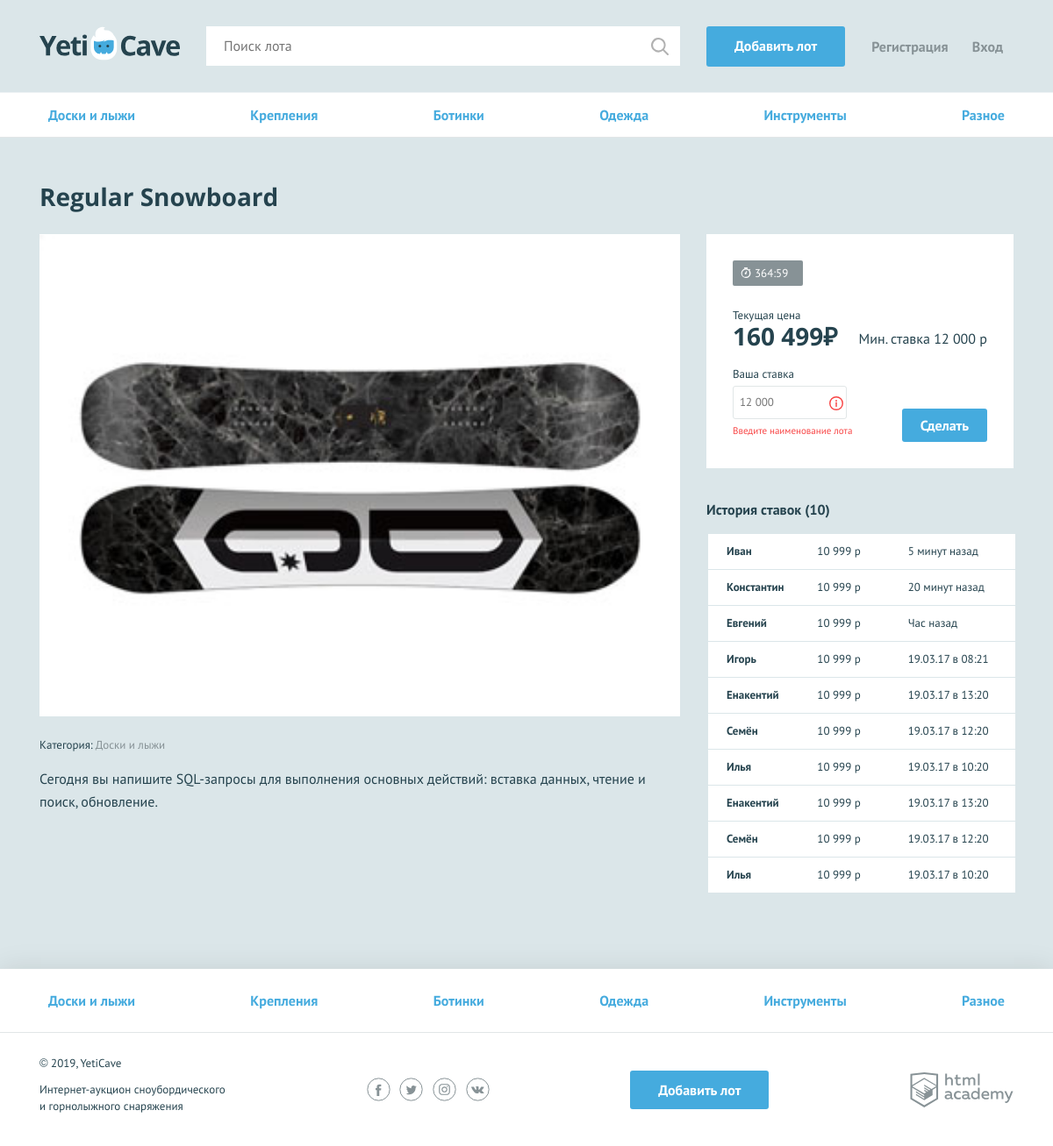
/lot.php?id=2, run on the app's committed database.
### tables this page shows
CREATE TABLE category (
  id              INT AUTO_INCREMENT PRIMARY KEY NOT NULL,
  name            VARCHAR(64) NOT NULL,
  character_code  VARCHAR(64) NOT NULL
);

CREATE TABLE lot (
  id              INT AUTO_INCREMENT PRIMARY KEY NOT NULL,
  date_add        DATETIME NOT NULL,
  name            VARCHAR(128) NOT NULL,
  description     TEXT NOT NULL,
  img_url         VARCHAR(128) NOT NULL,
  first_price     INT NOT NULL,
  end_date        DATETIME NOT NULL,
  bid_step        INT NOT NULL,
  user_id         INT NOT NULL,
  category_id     INT NOT NULL,
  winner_id       INT DEFAULT NULL
);

### helpers.php (called while the page is built, shortened)
<?php
function include_template($name, array $data = []) {
    $name = 'templates/' . $name;
    extract($data);
    require $name;
    $result = ob_get_clean();
    return $result;
}

### functions.php (called while the page is built, shortened)
<?php
function to_price(int $amount): string
{
    $amount = preg_replace('/[^0-9]/', '', $amount);
    $amount = ceil($amount);
    $amount = number_format($amount, 0, '.', ' ');
    return $amount . '₽';
}
function esc($text)
{
    $text = htmlspecialchars($text);
    return $text;
}
function get_time_end($time)
{
    $time_interval = strtotime($time) - time();
    $hours_end = floor($time_interval / 3600);
    $mins_end = floor(($time_interval % 3600) / 60);
    $time_end = [intval($hours_end), intval($mins_end)];
    return $time_end;
}
function get_end_class($time)
{
    [$hour] = get_time_end($time);
    return '';
}
function get_db_categories($link)
{
    $sql = 'SELECT name, character_code FROM category';
    $result_query = mysqli_query($link, $sql);
    if ($result_query) {
        return mysqli_fetch_all($result_query, MYSQLI_ASSOC);
    }
    return [];
}
function get_db_lot_by_id($link, $id)
{
    $id = mysqli_real_escape_string($link, $id);
    $sql = 'SELECT l.name, l.description, l.first_price, l.img_url, c.name AS category_name, l.end_date,
         (SELECT b.price FROM bid b WHERE b.lot_id = l.id ORDER BY b.price ASC LIMIT 1) as last_price,
         l.category_id
        FROM lot l INNER JOIN category c ON c.id = l.category_id
        WHERE end_date > NOW() and  l.id = ' . $id . ';';
    $result_query = mysqli_query($link, $sql);
    if ($result_query) {
        return mysqli_fetch_assoc($result_query);
    }
    return null;
}
function get_last_price($lot) {
    return $lot['last_price'] ?? $lot['first_price'];
}

### templates/lot.php (the view, shortened to what this page needs)
<!DOCTYPE html>
<html lang="ru">
<head>
  <link href="../css/normalize.min.css" rel="stylesheet">
  <link href="../css/style.css" rel="stylesheet">
</head>
<body>
<div class="page-wrapper">
  <header class="main-header">
    <div class="main-header__container container">
      <a class="main-header__logo" href="index.php">
        <img src="../img/logo.svg" width="160" height="39" alt="Логотип компании YetiCave">
      </a>
      <form class="main-header__search" method="get" action="https://echo.htmlacademy.ru" autocomplete="off">
        <input type="search" name="search" placeholder="Поиск лота">
        <input class="main-header__search-btn" type="submit" name="find" value="Найти">
      </form>
      <a class="main-header__add-lot button" href="add-lot.html">Добавить лот</a>
      <nav class="user-menu">
        <ul class="user-menu__list">
          <li class="user-menu__item">
            <a href="sign-up.html">Регистрация</a>
          </li>
          <li class="user-menu__item">
            <a href="login.html">Вход</a>
          </li>
        </ul>
      </nav>
    </div>
  </header>
  <main>
    <nav class="nav">
      <ul class="nav__list container">
      <?php foreach($categories as $cat): ?>
      <li class="nav__item">
          <a href="pages/all-lots.html"><?=esc($cat['name']); ?></a>
      </li>
      <?php endforeach; ?>
      </ul>
    </nav>
    <section class="lot-item container">
      <h2><?=$lot['name'];?></h2>
      <div class="lot-item__content">
        <div class="lot-item__left">
          <div class="lot-item__image">
            <img src="<?=$lot['img_url']; ?>" alt="<?=$lot['name']; ?>" width="730" height="548" alt="Сноуборд">
          </div>
          <p class="lot-item__category">Категория: <span><?=$lot['category_name'];?></span></p>
          <p class="lot-item__description"><?=$lot['description'];?></p>
        </div>
        <div class="lot-item__right">
          <div class="lot-item__state">
            <div class="lot-item__timer timer <?=get_end_class($lot['end_date'])?>">
              <?=implode(':', get_time_end($lot['end_date'])); ?>
            </div>
            <div class="lot-item__cost-state">
              <div class="lot-item__rate">
                <span class="lot-item__amount">Текущая цена</span>
                <span class="lot-item__cost"><?=to_price(get_last_price($lot));?></span>
              </div>
              <div class="lot-item__min-cost">
                Мин. ставка <span>12 000 р</span>
              </div>
            </div>
            <form class="lot-item__form" action="https://echo.htmlacademy.ru" method="post" autocomplete="off">
              <p class="lot-item__form-item form__item form__item--invalid">
                <label for="cost">Ваша ставка</label>
                <input id="cost" type="text" name="cost" placeholder="12 000">
                <span class="form__error">Введите наименование лота</span>
              </p>
              <button type="submit" class="button">Сделать ставку</button>
            </form>
          </div>
          <div class="history">
            <h3>История ставок (<span>10</span>)</h3>
            <table class="history__list">
              <tr class="history__item">
                <td class="history__name">Иван</td>
                <td class="history__price">10 999 р</td>
                <td class="history__time">5 минут назад</td>
              </tr>
              <tr class="history__item">
                <td class="history__name">Константин</td>
                <td class="history__price">10 999 р</td>
                <td class="history__time">20 минут назад</td>
              </tr>
              <tr class="history__item">
                <td class="history__name">Евгений</td>
                <td class="history__price">10 999 р</td>
                <td class="history__time">Час назад</td>
              </tr>
              <tr class="history__item">
                <td class="history__name">Игорь</td>
                <td class="history__price">10 999 р</td>
                <td class="history__time">19.03.17 в 08:21</td>
              </tr>
              <tr class="history__item">
                <td class="history__name">Енакентий</td>
                <td class="history__price">10 999 р</td>
                <td class="history__time">19.03.17 в 13:20</td>
              </tr>
              <tr class="history__item">
                <td class="history__name">Семён</td>
                <td class="history__price">10 999 р</td>
                <td class="history__time">19.03.17 в 12:20</td>
              </tr>
              <tr class="history__item">
                <td class="history__name">Илья</td>
                <td class="history__price">10 999 р</td>
                <td class="history__time">19.03.17 в 10:20</td>
              </tr>
              <tr class="history__item">
                <td class="history__name">Енакентий</td>
                <td class="history__price">10 999 р</td>
                <td class="history__time">19.03.17 в 13:20</td>
              </tr>
              <tr class="history__item">
                <td class="history__name">Семён</td>
                <td class="history__price">10 999 р</td>
                <td class="history__time">19.03.17 в 12:20</td>
              </tr>
              <tr class="history__item">
                <td class="history__name">Илья</td>
                <td class="history__price">10 999 р</td>
                <td class="history__time">19.03.17 в 10:20</td>
              </tr>
            </table>
          </div>
        </div>
      </div>
    </section>
  </main>
</div>
<footer class="main-footer">
  <nav class="nav">
    <ul class="nav__list container">
      <li class="nav__item">
        <a href="all-lots.html">Доски и лыжи</a>
      </li>
      <li class="nav__item">
        <a href="all-lots.html">Крепления</a>
      </li>
      <li class="nav__item">
        <a href="all-lots.html">Ботинки</a>
      </li>
      <li class="nav__item">
        <a href="all-lots.html">Одежда</a>
      </li>
      <li class="nav__item">
        <a href="all-lots.html">Инструменты</a>
      </li>
      <li class="nav__item">
        <a href="all-lots.html">Разное</a>
      </li>
    </ul>
  </nav>
  <div class="main-footer__bottom container">
    <div class="main-footer__copyright">
      <p>© 2019, YetiCave</p>
      <p>Интернет-аукцион сноубордического и горнолыжного снаряжения</p>
    </div>
    <div class="main-footer__social social">
      <a class="social__link social__link--facebook" href="#">
      </a>
      <a class="social__link social__link--twitter" href="#">
      </a>
      <a class="social__link social__link--instagram" href="#">
      </a>
      <a class="social__link social__link--vkontakte" href="#">
      </a>
    </div>
    <a class="main-footer__add-lot button" href="add-lot.html">Добавить лот</a>
    <div class="main-footer__developed-by">
      <a class="logo-academy" href="https://htmlacademy.ru/intensive/php">
      </a>
    </div>
  </div>
</footer>
</body>
</html>

### data on the page
category: name "Доски и лыжи"
category: name "Крепления"
category: name "Ботинки"
category: name "Одежда"
category: name "Инструменты"
category: name "Разное"
lot: name "Regular Snowboard", img_url (picture), category.name "Доски и лыжи", description "Сегодня вы напишите SQL-запросы для выполнения основных действий: вставка данных, чтение и поиск, обновление.", end_date "364:59"

### other printed values
to_price(get_last_price($lot)) "160 499₽"
